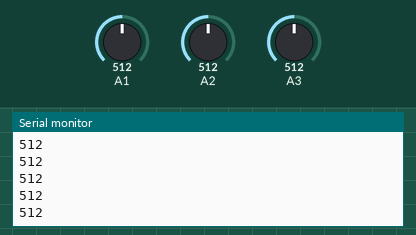
Bench run of a sketch on a simulated Arduino Leonardo, built with avr-gcc and run on an emulated ATmega32U4. Shown: the last lines printed to the serial monitor. The inputs (shaded band) are chosen by the test bench; at power-on: A2 = 512, A1 = 512, A3 = 512.

Above: at 1.2 s.
1.3 s: A2 set to 716
At 2.1 s:
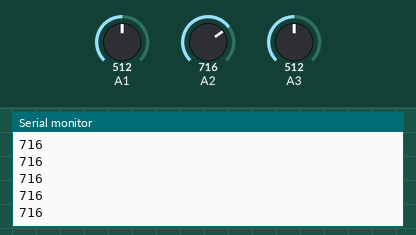
2.8 s: A2 set to 900
At 3.7 s:
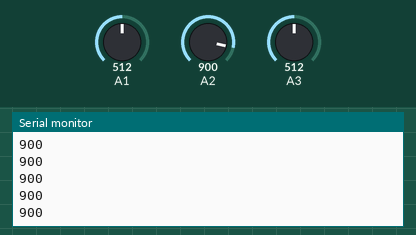
Timing chart, 0 to 5.8 s (numbered marks = the images above; inputs shaded):
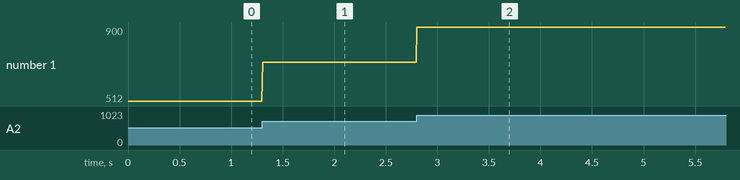

The sketch:

H.A.C._Security_System.ino
```cpp
int microphone = 0;
int reed = 0;
int temp = 0;


void setup() {
  Serial.begin(115200);
  Serial1.begin(9600);

}

void loop() {
  microphone = analogRead(A3);
  reed = analogRead(A2);
  temp = analogRead(A1);

  Serial.println(reed);

  //Serial.println(microphone);
  //Serial1.write(120);

  if(microphone > 2500){
    //Serial.println("we've got a problem!");
    Serial1.write(120);     // corresponds to x
  }else{
    delay(2);
    Serial1.write(119);
  }
  if(reed > 1000){
    //Serial.println("we've got a problem!");
    Serial1.write(121);    // corresponds to y
  }else{
    delay(2);
    Serial1.write(119);
  }
  if(temp > 1300){
    //Serial.println("we've got a problem!");
    Serial1.write(122);   // corresponds to z
  }else{
    delay(2);
    Serial1.write(119);
  }


}
```

Measured:
- after the input at 1.3 s, the serial monitor: prints a new line at once (image 1)
- after the input at 2.8 s, the serial monitor: prints a new line at once (image 2)
- plotted number 1: 512 → 716 after the input at 1.3 s, 716 → 900 after the input at 2.8 s
